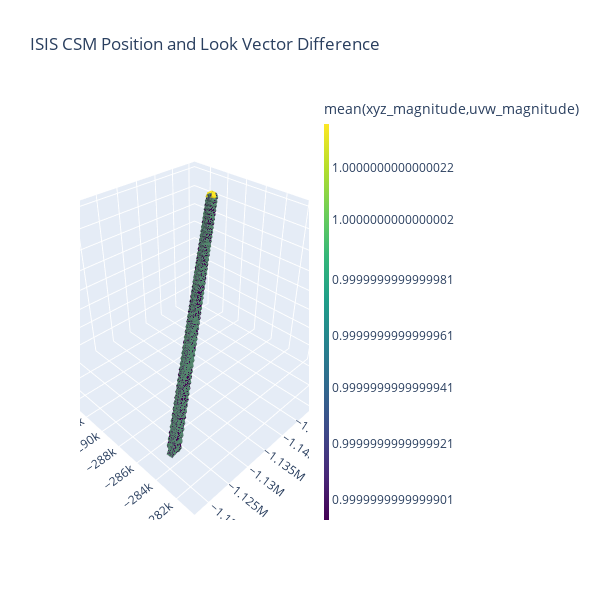

This figure's notebook cell:
### Code cell
csmisis_diff_lv_plot

### Figure 1 — Plotly figure (JSON) as saved in the notebook; plotly's stock layout.template omitted (floating-point values rounded to 4 significant figures; data arrays with more than 128 entries replaced by an {"elided": "..."} marker saying what was removed)
{"data": [{"colorbar": {"outlinewidth": 0, "thickness": 5, "title": {"text": "mean(xyz_magnitude,uvw_magnitude)"}, "ypad": 0}, "colorscale": [[0, "#440154"], [0.1111, "#482878"], [0.2222, "#3e4989"], [0.3333, "#31688e"], [0.4444, "#26828e"], [0.5556, "#1f9e89"], [0.6667, "#35b779"], [0.7778, "#6ece58"], [0.8889, "#b5de2b"], [1, "#fde725"]], "sizeref": 5, "text": {"elided": "500 str values"}, "type": "cone", "u": {"elided": "500 float values"}, "v": {"elided": "500 float values"}, "w": {"elided": "500 float values"}, "x": {"elided": "500 float values"}, "y": {"elided": "500 float values"}, "z": {"elided": "500 float values"}}], "layout": {"height": 600, "scene": {"aspectratio": {"x": 1, "y": 1, "z": 0.8}}, "title": {"text": "ISIS CSM Position and Look Vector Difference"}, "width": 600}}
